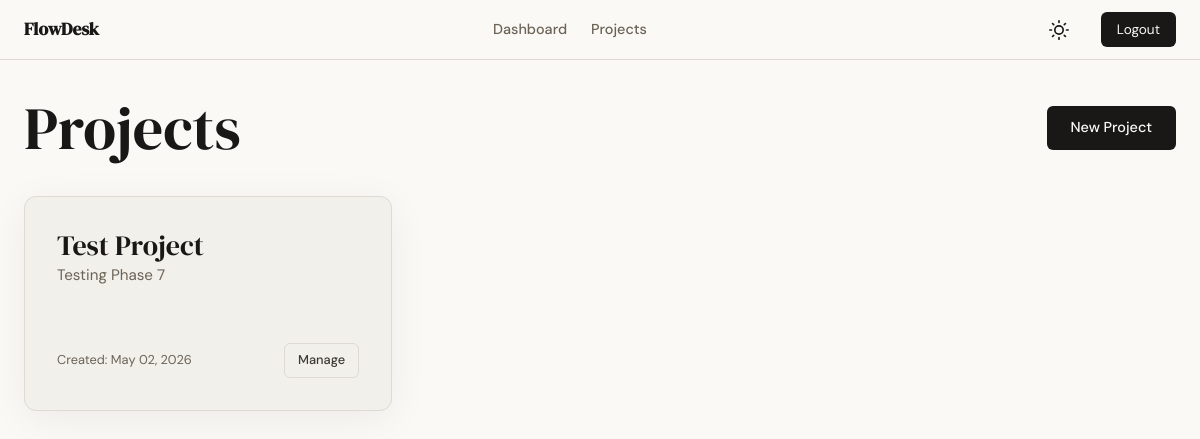
/projects/ (signed in), run on an earlier commit of the app's database.
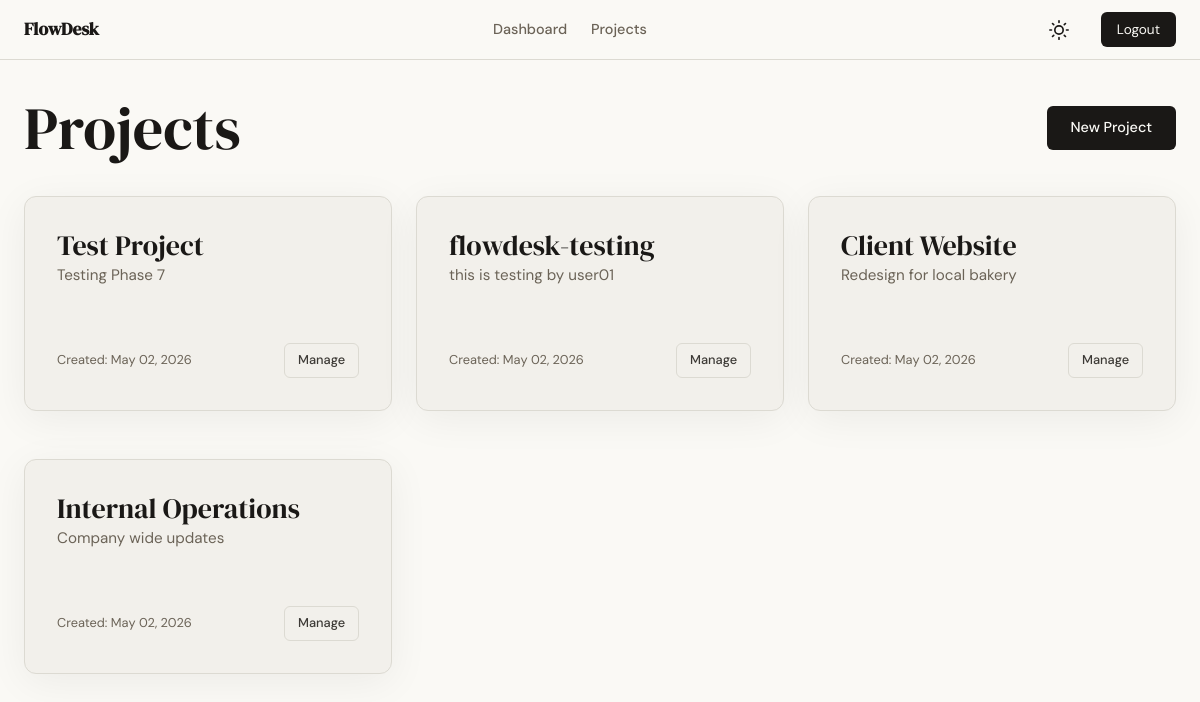
And on a later commit of the database.
### app/models.py (models this page shows, shortened)
class Project(db.Model):
    id = db.Column(db.Integer, primary_key=True)
    name = db.Column(db.String(120), nullable=False)
    description = db.Column(db.Text)
    created_at = db.Column(db.DateTime, default=lambda: datetime.now(timezone.utc))
    owner_id = db.Column(db.Integer, db.ForeignKey('user.id'), nullable=False)
    members = db.relationship('ProjectMember', backref='project', lazy=True, cascade='all, delete-orphan')
    tasks = db.relationship('Task', backref='project', lazy=True, cascade='all, delete-orphan')

### app/projects/routes.py (the view)
@projects.route('/')
@login_required
def list_projects():
    memberships = ProjectMember.query.filter_by(user_id=current_user.id).all()
    user_projects = [m.project for m in memberships]
    return render_template('projects/list.html', projects=user_projects)

### app/templates/projects/list.html (shortened to what this page needs)
{% extends "base.html" %}
{% block content %}
<header class="flex-between mb-4">
    <h1>Projects</h1>
    <a href="{{ url_for('projects.create') }}" class="btn btn-primary">New Project</a>
</header>
{% if projects %}
    <div style="display: grid; grid-template-columns: repeat(auto-fill, minmax(320px, 1fr)); gap: 1.5rem;">
        {% for project in projects %}
            <div class="card card-shadow" style="display: flex; flex-direction: column; justify-content: space-between;">
                <div>
                    <h3 class="mb-2">{{ project.name }}</h3>
                    <p class="text-muted" style="font-size: 0.95rem; margin-bottom: 1.5rem;">
                        {{ project.description[:120] }}{% if project.description|length > 120 %}...{% endif %}
                    </p>
                </div>
                <div class="flex-between mt-4">
                    <span class="text-muted" style="font-size: 0.8rem;">Created: {{ project.created_at.strftime('%b %d, %Y') }}</span>
                    <a href="{{ url_for('projects.detail', id=project.id) }}" class="btn btn-ghost" style="padding: 0.4rem 0.8rem; font-size: 0.8rem;">Manage</a>
                </div>
            </div>
        {% endfor %}
    </div>
{% else %}
    <div class="card text-center" style="padding: 4rem;">
        <h2 class="text-muted mb-4">No projects yet</h2>
        <a href="{{ url_for('projects.create') }}" class="btn btn-primary">Start Your First Project</a>
    </div>
{% endif %}
{% endblock %}

What changed in the data, as far as the page shows it:
added Project: name "flowdesk-testing", description "this is testing by user01", created_at "May 02, 2026"
added Project: name "Client Website", description "Redesign for local bakery", created_at "May 02, 2026"
added Project: name "Internal Operations", description "Company wide updates", created_at "May 02, 2026"
